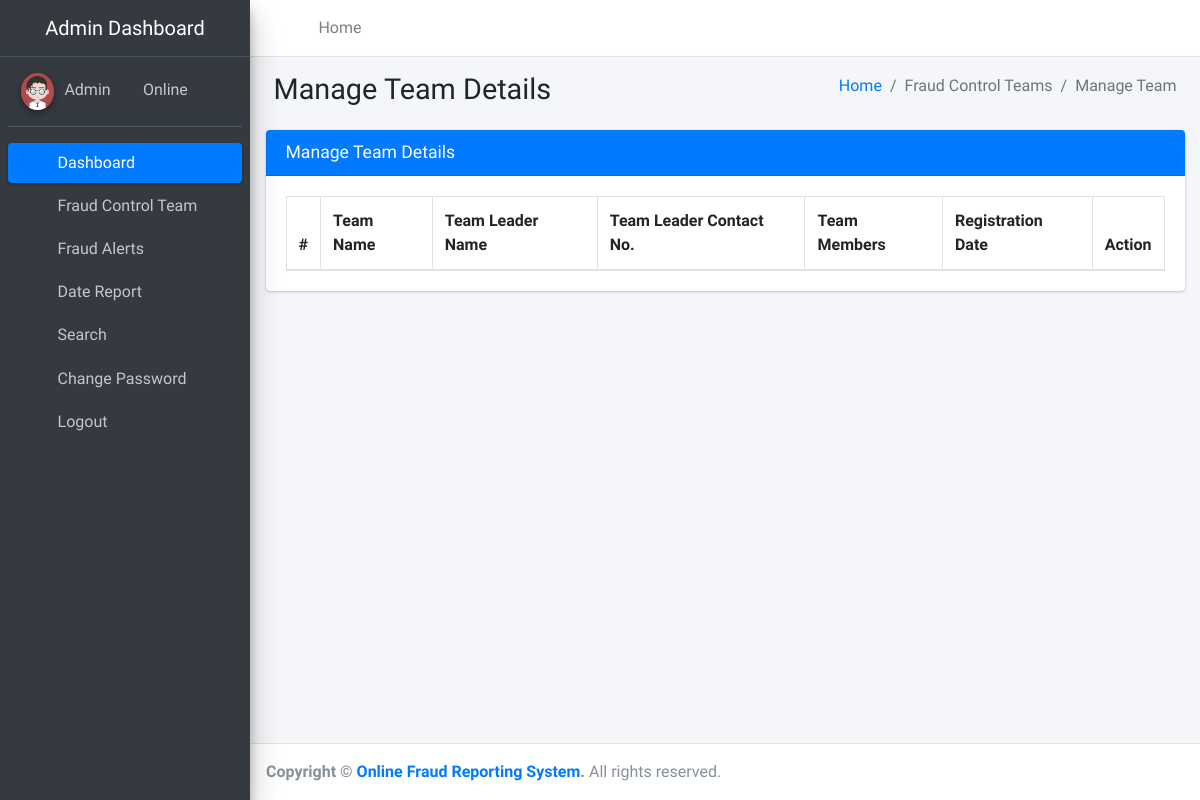
The app's page /manageTeam/ (signed in), older data.
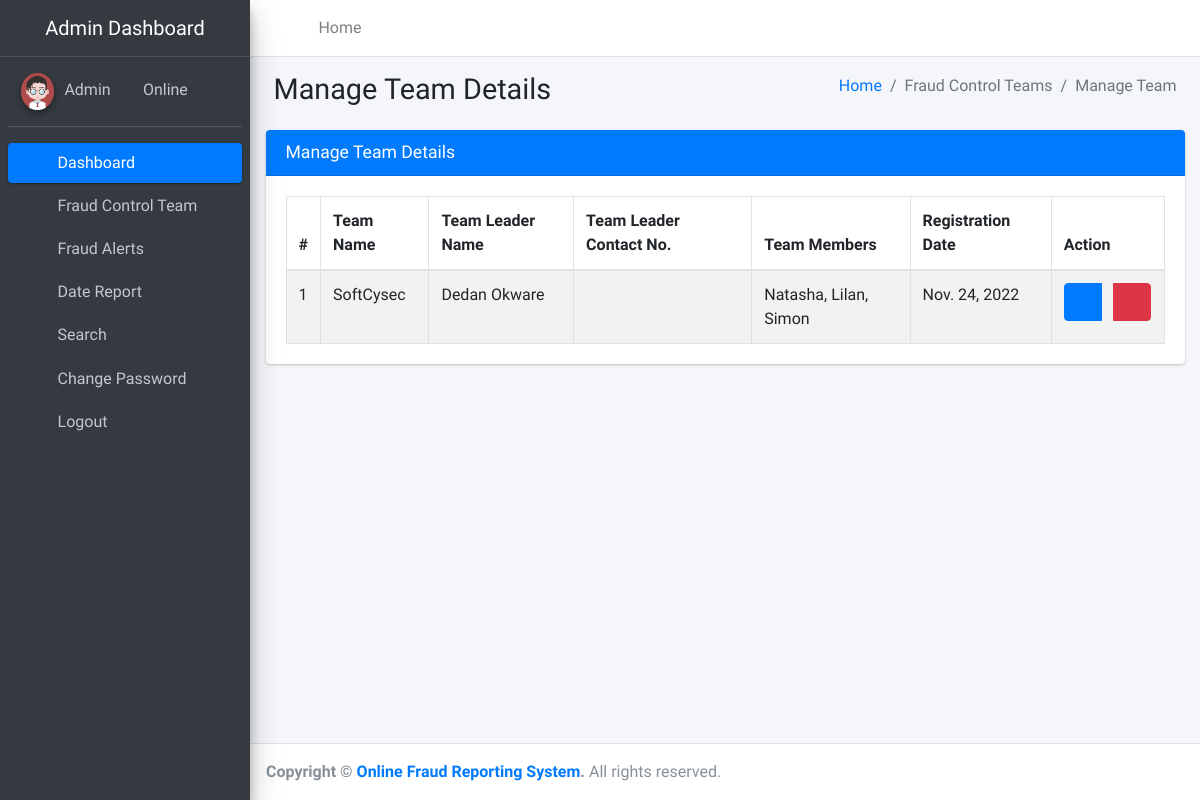
The same page, newer data.
### ReportSystem/models.py (models this page shows, shortened)
class Team(models.Model):
    teamName = models.CharField(max_length=100,null=True)
    teamLeaderName = models.CharField(max_length=100,null=True)
    teamMobno = models.CharField(max_length=20,null=True)
    teamMembers = models.CharField(max_length=200,null=True)
    postingDate = models.DateField(auto_now_add=True)

### ReportSystem/views.py (the view)
# urls.py: path('manageTeam/', views.manageTeam,name='manageTeam'),
def manageTeam(request):
    if not request.user.is_authenticated:
        return redirect('admin_login')
    teams = Team.objects.all()
    return render(request,'admin/manageTeam.html',locals())

### ReportSystem/templates/admin/manageTeam.html
{% extends 'adminNavbar.html' %}
{% block main %}
{% load static %}
<section class="content">
    <div class="content-header">
        <div class="container-fluid">
            <div class="row mb-2">
                <div class="col-sm-6">
                    <h1 class="m-0">Manage Team Details</h1>
                </div>
                <div class="col-sm-6">
                    <ol class="breadcrumb float-sm-right">
                        <li class="breadcrumb-item"><a href="{% url 'dashboard' %}">Home</a></li>
                        <li class="breadcrumb-item active">Fraud Control Teams</li>
                        <li class="breadcrumb-item active">Manage Team</li>
                    </ol>
                </div>
            </div>
        </div>
    </div>
    <div class="container-fluid">
        <div class="row">
            <div class="col-md-12">
                <div class="card card-primary">
                    <div class="card-header">
                        <h3 class="card-title">Manage Team Details</h3>
                    </div>
                    <div class="card-body">
                        <table id="example1" class="table table-bordered table-striped">
                            <thead>
                            <tr>
                                <th>#</th>
                                <th>Team Name</th>
                                <th>Team Leader Name</th>
                                <th>Team Leader Contact No.</th>
                                <th>Team Members</th>
                                <th>Registration Date</th>
                                <th>Action</th>
                            </tr>
                            </thead>
                            <tbody>
                            {% for team in teams %}
                            <tr>
                                <td>{{forloop.counter}}</td>
                                <td>{{team.teamName}}</td>
                                <td>{{team.teamLeaderName}}</td>
                                <td>{{team.teamLeadMobno}}</td>
                                <td>{{team.teamMembers}}</td>
                                <td>{{team.postingDate}}</td>
                                <td>
                                    <div class="btn-group">
                                        <a class="btn btn-primary" href="{% url 'editTeam' team.id %}"><i class="fa fa-edit"></i></a> &nbsp;&nbsp;&nbsp;
                                        <a class="btn btn-danger" onclick="return confirm('Are you sure to Delete ?')" href="{% url 'deleteTeam' team.id %}"><i
                                            class="fa fa-trash-alt"></i></a>
                                    </div>
                                </td>
                            </tr>
                            {% endfor %}
                            </tbody>
                        </table>
                    </div>
                </div>
            </div>
        </div>
    </div>
</section>
{% endblock %}

### ReportSystem/templates/adminNavbar.html (shortened to what this page needs)
{% load static %}
<!DOCTYPE html>
<html lang="en">
<head>
<link rel="stylesheet"
	href="{% static 'plugins/fontawesome-free/css/all.min.css' %}">
<link rel="stylesheet"
	href="https://code.ionicframework.com/ionicons/2.0.1/css/ionicons.min.css">
<link rel="stylesheet"
	href="{% static 'plugins/tempusdominus-bootstrap-4/css/tempusdominus-bootstrap-4.min.css' %}">
<link rel="stylesheet"
	href="{% static 'plugins/icheck-bootstrap/icheck-bootstrap.min.css' %}">
<link rel="stylesheet" href="{% static 'plugins/jqvmap/jqvmap.min.css' %}">
<link rel="stylesheet" href="{% static 'dist/css/adminlte.min.css' %}">
<link rel="stylesheet"
	href="{% static 'plugins/overlayScrollbars/css/OverlayScrollbars.min.css' %}">
<link rel="stylesheet"
	href="{% static 'plugins/daterangepicker/daterangepicker.css' %}">
<link rel="stylesheet"
	href="{% static 'plugins/summernote/summernote-bs4.min.css' %}">
</head>
<body class="hold-transition sidebar-mini layout-fixed">
	<div class="wrapper">
		<nav
			class="main-header navbar navbar-expand navbar-white navbar-light">
			<ul class="navbar-nav">
				<li class="nav-item"><a class="nav-link" data-widget="pushmenu"
					href="#" role="button"><i class="fas fa-bars"></i></a></li>
				<li class="nav-item d-none d-sm-inline-block"><a
					href="{% url 'dashboard' %}" class="nav-link">Home</a></li>
			</ul>
			<ul class="navbar-nav ml-auto">
				<li class="nav-item"><a class="nav-link"
					data-widget="fullscreen" href="#" role="button"> <i
						class="fas fa-expand-arrows-alt"></i>
				</a></li>
				<li class="nav-item"><a class="nav-link"
					data-widget="control-sidebar" data-controlsidebar-slide="true"
					href="#" role="button"> <i class="fas fa-th-large"></i>
				</a></li>
			</ul>
		</nav>
		<aside class="main-sidebar sidebar-dark-primary elevation-4">
			<a href="#" class="brand-link"> <img src=""
				<center><span class="brand-text font-weight-light">Admin Dashboard</span></center>
			</a>
			<div class="sidebar">
				<div class="user-panel mt-3 pb-3 mb-3 d-flex">
					<div class="image">
						<img src="{% static 'dist/img/user2-160x160.jpg' %}"
							class="img-circle elevation-2" alt="User Image">
					</div>
					<div class="info">
						<a href="#">Admin &nbsp;&nbsp;</a> <a href="#"><i
							class="fa fa-circle text-success"></i> Online</a>
					</div>
				</div>
				<nav class="mt-2">
					<ul class="nav nav-pills nav-sidebar flex-column"
						data-widget="treeview" role="menu" data-accordion="false">
						<li class="nav-item"><a href="{% url 'dashboard' %}"
							class="nav-link active"> <i
								class="nav-icon fas fa-tachometer-alt"></i>
								<p>Dashboard</p>
						</a></li>
						<li class="nav-item">
							<a href="#" class="nav-link"> <i class="nav-icon fas fa-th"></i>
								<p> Fraud Control Team <i class="fas fa-angle-left right"></i> </p>
							</a>
						</li>
						<li class="nav-item">
							<a href="#" class="nav-link"> <i class="nav-icon fas fa-tree"></i>
								<p>Fraud Alerts <i class="fas fa-angle-left right"></i></p>
							</a>
						</li>
						<li class="nav-item"><a href="#"
							class="nav-link"> <i class="nav-icon fas fa-calendar-alt"></i>
								<p>Date Report</p>
						</a></li>
						<li class="nav-item"><a href="{% url 'search' %}"
							class="nav-link"> <i class="nav-icon fas fa-search"></i>
								<p>Search</p>
						</a></li>
						<li class="nav-item"><a href="{% url 'changePassword' %}"
							class="nav-link"> <i class="nav-icon fas fa-cogs"></i>
								<p>Change Password</p>
						</a></li>
						<li class="nav-item"><a href="/logout" class="nav-link">
								<i class="nav-icon fas fa-power-off"></i>
								<p>Logout</p>
						</a></li>
					</ul>
				</nav>
			</div>
		</aside>
		<div class="content-wrapper">
			{% block main %}
			{% endblock %}
		</div>
		<footer class="main-footer">
			<strong>Copyright &copy; <a href="#">Online Fraud Reporting System</a>.
			</strong> All rights reserved.
		</footer>
	</div>
</body>
</html>

Row changes from the older to the newer data that the page shows:
added Team: teamName "SoftCysec", teamLeaderName "Dedan Okware", teamMembers "Natasha, Lilan, Simon", postingDate "Nov. 24, 2022"
